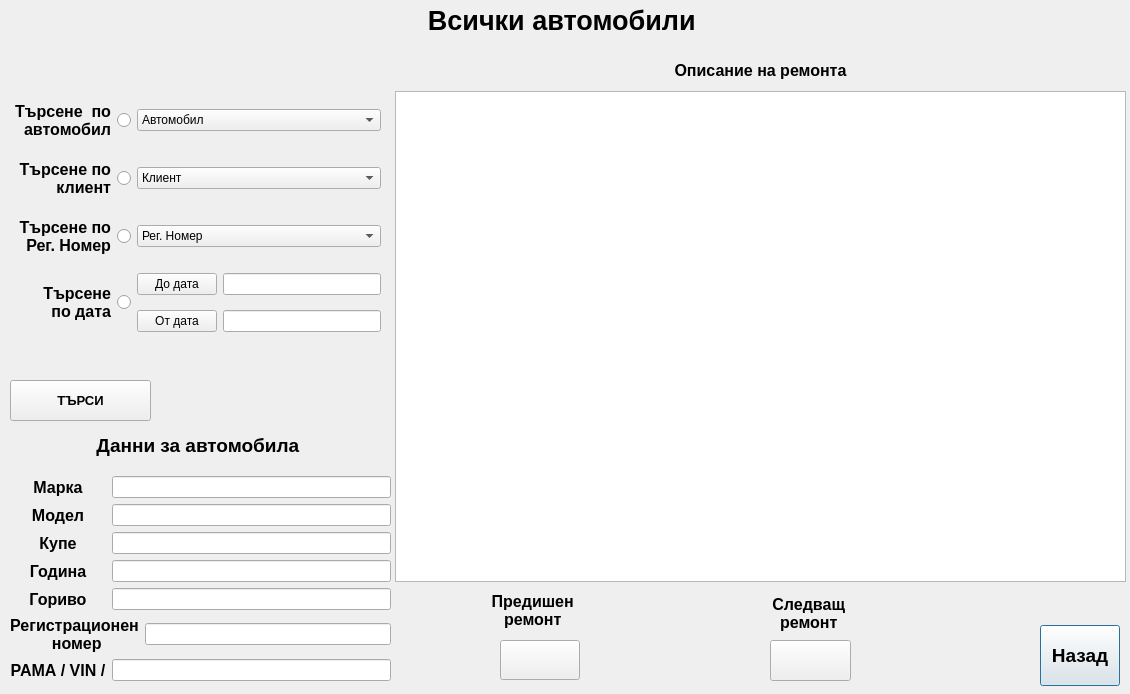
<?xml version="1.0" encoding="UTF-8"?>
<ui version="4.0">
 <class>ShowAllcars</class>
 <widget class="QDialog" name="ShowAllcars">
  <property name="geometry">
   <rect>
    <x>0</x>
    <y>0</y>
    <width>1130</width>
    <height>694</height>
   </rect>
  </property>
  <property name="windowTitle">
   <string>Dialog</string>
  </property>
  <widget class="QLabel" name="L_ShowAllCarsMain">
   <property name="geometry">
    <rect>
     <x>0</x>
     <y>0</y>
     <width>1131</width>
     <height>41</height>
    </rect>
   </property>
   <property name="font">
    <font>
     <pointsize>20</pointsize>
     <weight>75</weight>
     <bold>true</bold>
    </font>
   </property>
   <property name="text">
    <string>Всички автомобили </string>
   </property>
   <property name="alignment">
    <set>Qt::AlignCenter</set>
   </property>
  </widget>
  <widget class="QPushButton" name="Button_Back">
   <property name="geometry">
    <rect>
     <x>1040</x>
     <y>625</y>
     <width>80</width>
     <height>61</height>
    </rect>
   </property>
   <property name="font">
    <font>
     <pointsize>14</pointsize>
     <weight>75</weight>
     <italic>false</italic>
     <bold>true</bold>
    </font>
   </property>
   <property name="text">
    <string>Назад</string>
   </property>
  </widget>
  <widget class="QPushButton" name="Button_NextRepair">
   <property name="geometry">
    <rect>
     <x>770</x>
     <y>640</y>
     <width>81</width>
     <height>41</height>
    </rect>
   </property>
   <property name="styleSheet">
    <string notr="true">background-image: url(:/images/NextRepair_Inactive.jpeg);</string>
   </property>
   <property name="text">
    <string/>
   </property>
  </widget>
  <widget class="QPushButton" name="Button_PrevRepair">
   <property name="geometry">
    <rect>
     <x>500</x>
     <y>640</y>
     <width>80</width>
     <height>40</height>
    </rect>
   </property>
   <property name="styleSheet">
    <string notr="true">background-image: url(:/images/PrevRepair_Inactive.jpeg);</string>
   </property>
   <property name="text">
    <string/>
   </property>
  </widget>
  <widget class="QWidget" name="layoutWidget">
   <property name="geometry">
    <rect>
     <x>10</x>
     <y>420</y>
     <width>381</width>
     <height>261</height>
    </rect>
   </property>
   <layout class="QGridLayout" name="gridLayout">
    <item row="1" column="0">
     <widget class="QLabel" name="L_Repair_Marka">
      <property name="font">
       <font>
        <pointsize>12</pointsize>
        <weight>75</weight>
        <bold>true</bold>
       </font>
      </property>
      <property name="text">
       <string>Марка</string>
      </property>
      <property name="alignment">
       <set>Qt::AlignCenter</set>
      </property>
     </widget>
    </item>
    <item row="4" column="1" colspan="2">
     <widget class="QLineEdit" name="LText_RepairYear"/>
    </item>
    <item row="7" column="1" colspan="2">
     <widget class="QLineEdit" name="LText_RepairVIN"/>
    </item>
    <item row="2" column="1" colspan="2">
     <widget class="QLineEdit" name="LText_RepairModel"/>
    </item>
    <item row="6" column="0" colspan="2">
     <widget class="QLabel" name="L_Repair_RegNumber">
      <property name="font">
       <font>
        <pointsize>12</pointsize>
        <weight>75</weight>
        <bold>true</bold>
       </font>
      </property>
      <property name="text">
       <string>Регистрационен 
 номер</string>
      </property>
      <property name="alignment">
       <set>Qt::AlignCenter</set>
      </property>
     </widget>
    </item>
    <item row="4" column="0">
     <widget class="QLabel" name="L_Repair_Year">
      <property name="font">
       <font>
        <pointsize>12</pointsize>
        <weight>75</weight>
        <bold>true</bold>
       </font>
      </property>
      <property name="text">
       <string>Година</string>
      </property>
      <property name="alignment">
       <set>Qt::AlignCenter</set>
      </property>
     </widget>
    </item>
    <item row="5" column="0">
     <widget class="QLabel" name="L_Repair_Fuel">
      <property name="font">
       <font>
        <pointsize>12</pointsize>
        <weight>75</weight>
        <bold>true</bold>
       </font>
      </property>
      <property name="text">
       <string>Гориво</string>
      </property>
      <property name="alignment">
       <set>Qt::AlignCenter</set>
      </property>
     </widget>
    </item>
    <item row="3" column="0">
     <widget class="QLabel" name="L_Repair_Type">
      <property name="font">
       <font>
        <pointsize>12</pointsize>
        <weight>75</weight>
        <bold>true</bold>
       </font>
      </property>
      <property name="text">
       <string>Купе</string>
      </property>
      <property name="alignment">
       <set>Qt::AlignCenter</set>
      </property>
     </widget>
    </item>
    <item row="5" column="1" colspan="2">
     <widget class="QLineEdit" name="LText_RepairFuel"/>
    </item>
    <item row="2" column="0">
     <widget class="QLabel" name="L_Repair_Model">
      <property name="font">
       <font>
        <pointsize>12</pointsize>
        <weight>75</weight>
        <bold>true</bold>
       </font>
      </property>
      <property name="text">
       <string>Модел</string>
      </property>
      <property name="alignment">
       <set>Qt::AlignCenter</set>
      </property>
     </widget>
    </item>
    <item row="3" column="1" colspan="2">
     <widget class="QLineEdit" name="LText_RepairType"/>
    </item>
    <item row="7" column="0">
     <widget class="QLabel" name="L_Repair_VIN">
      <property name="font">
       <font>
        <pointsize>12</pointsize>
        <weight>75</weight>
        <bold>true</bold>
       </font>
      </property>
      <property name="text">
       <string>РАМА / VIN /</string>
      </property>
      <property name="alignment">
       <set>Qt::AlignCenter</set>
      </property>
     </widget>
    </item>
    <item row="1" column="1" colspan="2">
     <widget class="QLineEdit" name="LText_RepairMarka"/>
    </item>
    <item row="6" column="2">
     <widget class="QLineEdit" name="LText_RepairRegNumber"/>
    </item>
    <item row="0" column="0" colspan="3">
     <widget class="QLabel" name="L_RepairAutoInfo">
      <property name="font">
       <font>
        <pointsize>14</pointsize>
        <weight>75</weight>
        <bold>true</bold>
       </font>
      </property>
      <property name="text">
       <string>Данни за автомобила </string>
      </property>
      <property name="alignment">
       <set>Qt::AlignCenter</set>
      </property>
     </widget>
    </item>
   </layout>
  </widget>
  <widget class="QLabel" name="L_NextRepair">
   <property name="geometry">
    <rect>
     <x>756</x>
     <y>593</y>
     <width>101</width>
     <height>41</height>
    </rect>
   </property>
   <property name="font">
    <font>
     <pointsize>12</pointsize>
     <weight>75</weight>
     <bold>true</bold>
    </font>
   </property>
   <property name="text">
    <string> Следващ 
 ремонт</string>
   </property>
   <property name="alignment">
    <set>Qt::AlignCenter</set>
   </property>
  </widget>
  <widget class="QLabel" name="L_PrevRepair">
   <property name="geometry">
    <rect>
     <x>480</x>
     <y>590</y>
     <width>101</width>
     <height>41</height>
    </rect>
   </property>
   <property name="font">
    <font>
     <pointsize>12</pointsize>
     <weight>75</weight>
     <bold>true</bold>
    </font>
   </property>
   <property name="text">
    <string> Предишен 
 ремонт</string>
   </property>
   <property name="alignment">
    <set>Qt::AlignCenter</set>
   </property>
  </widget>
  <widget class="QLabel" name="L_RepairDescr">
   <property name="geometry">
    <rect>
     <x>400</x>
     <y>50</y>
     <width>721</width>
     <height>41</height>
    </rect>
   </property>
   <property name="font">
    <font>
     <pointsize>12</pointsize>
     <weight>75</weight>
     <bold>true</bold>
    </font>
   </property>
   <property name="text">
    <string>Описание на ремонта</string>
   </property>
   <property name="alignment">
    <set>Qt::AlignCenter</set>
   </property>
  </widget>
  <widget class="QPushButton" name="Button_Search">
   <property name="geometry">
    <rect>
     <x>10</x>
     <y>380</y>
     <width>141</width>
     <height>41</height>
    </rect>
   </property>
   <property name="font">
    <font>
     <pointsize>10</pointsize>
     <weight>75</weight>
     <bold>true</bold>
    </font>
   </property>
   <property name="text">
    <string>ТЪРСИ</string>
   </property>
  </widget>
  <widget class="QListView" name="listView">
   <property name="geometry">
    <rect>
     <x>395</x>
     <y>91</y>
     <width>731</width>
     <height>491</height>
    </rect>
   </property>
  </widget>
  <widget class="QWidget" name="layoutWidget_2">
   <property name="geometry">
    <rect>
     <x>10</x>
     <y>90</y>
     <width>371</width>
     <height>251</height>
    </rect>
   </property>
   <layout class="QGridLayout" name="gridLayout_2">
    <item row="0" column="0">
     <widget class="QRadioButton" name="RButton_SearchAutos">
      <property name="font">
       <font>
        <pointsize>12</pointsize>
        <weight>75</weight>
        <bold>true</bold>
       </font>
      </property>
      <property name="layoutDirection">
       <enum>Qt::RightToLeft</enum>
      </property>
      <property name="text">
       <string>Търсене  по 
 автомобил</string>
      </property>
     </widget>
    </item>
    <item row="1" column="0">
     <widget class="QRadioButton" name="RButton_SearchClients">
      <property name="font">
       <font>
        <pointsize>12</pointsize>
        <weight>75</weight>
        <bold>true</bold>
       </font>
      </property>
      <property name="layoutDirection">
       <enum>Qt::RightToLeft</enum>
      </property>
      <property name="text">
       <string>Търсене по 
 клиент</string>
      </property>
     </widget>
    </item>
    <item row="4" column="2">
     <widget class="QPushButton" name="Button_FromDate">
      <property name="text">
       <string>От дата</string>
      </property>
     </widget>
    </item>
    <item row="3" column="2">
     <widget class="QPushButton" name="Button_ToDate">
      <property name="text">
       <string>До дата</string>
      </property>
     </widget>
    </item>
    <item row="2" column="0">
     <widget class="QRadioButton" name="RButton_SearchRegNumbers">
      <property name="font">
       <font>
        <pointsize>12</pointsize>
        <weight>75</weight>
        <bold>true</bold>
       </font>
      </property>
      <property name="layoutDirection">
       <enum>Qt::RightToLeft</enum>
      </property>
      <property name="text">
       <string>Търсене по 
 Рег. Номер</string>
      </property>
     </widget>
    </item>
    <item row="3" column="3">
     <widget class="QLineEdit" name="LText_SearchTOdate"/>
    </item>
    <item row="4" column="3">
     <widget class="QLineEdit" name="LText_SearchFROMdate"/>
    </item>
    <item row="3" column="0" rowspan="2">
     <widget class="QRadioButton" name="RButton_SearchDate">
      <property name="font">
       <font>
        <pointsize>12</pointsize>
        <weight>75</weight>
        <bold>true</bold>
       </font>
      </property>
      <property name="layoutDirection">
       <enum>Qt::RightToLeft</enum>
      </property>
      <property name="text">
       <string>Търсене 
 по дата</string>
      </property>
     </widget>
    </item>
    <item row="0" column="2" colspan="2">
     <widget class="QComboBox" name="Combo_SearchAuto">
      <item>
       <property name="text">
        <string>Автомобил</string>
       </property>
      </item>
     </widget>
    </item>
    <item row="1" column="2" colspan="2">
     <widget class="QComboBox" name="Combo_Search_Klient">
      <item>
       <property name="text">
        <string>Клиент</string>
       </property>
      </item>
     </widget>
    </item>
    <item row="2" column="2" colspan="2">
     <widget class="QComboBox" name="Combo_Search_RegNumber">
      <item>
       <property name="text">
        <string>Рег. Номер</string>
       </property>
      </item>
     </widget>
    </item>
   </layout>
  </widget>
 </widget>
 <resources/>
 <connections/>
</ui>
